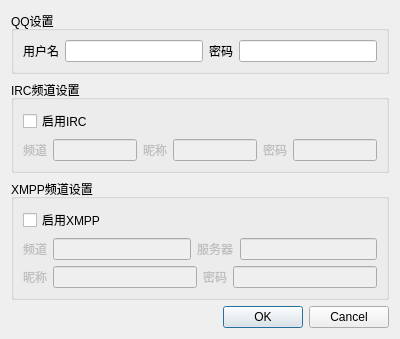
<?xml version="1.0" encoding="UTF-8"?>
<ui version="4.0">
 <class>Dialog</class>
 <widget class="QDialog" name="Dialog">
  <property name="geometry">
   <rect>
    <x>0</x>
    <y>0</y>
    <width>400</width>
    <height>339</height>
   </rect>
  </property>
  <property name="windowTitle">
   <string>Dialog</string>
  </property>
  <layout class="QVBoxLayout" name="verticalLayout">
   <item>
    <widget class="QGroupBox" name="groupBox">
     <property name="title">
      <string>QQ设置</string>
     </property>
     <layout class="QHBoxLayout" name="horizontalLayout">
      <item>
       <widget class="QLabel" name="label">
        <property name="text">
         <string>用户名</string>
        </property>
       </widget>
      </item>
      <item>
       <widget class="QLineEdit" name="qqnum"/>
      </item>
      <item>
       <widget class="QLabel" name="label_2">
        <property name="text">
         <string>密码</string>
        </property>
       </widget>
      </item>
      <item>
       <widget class="QLineEdit" name="qqpwd">
        <property name="echoMode">
         <enum>QLineEdit::Password</enum>
        </property>
       </widget>
      </item>
     </layout>
    </widget>
   </item>
   <item>
    <widget class="QGroupBox" name="groupBox_2">
     <property name="title">
      <string>IRC频道设置</string>
     </property>
     <layout class="QVBoxLayout" name="verticalLayout_2">
      <item>
       <widget class="QCheckBox" name="checkBox">
        <property name="text">
         <string>启用IRC</string>
        </property>
       </widget>
      </item>
      <item>
       <layout class="QHBoxLayout" name="ircbox">
        <item>
         <widget class="QLabel" name="label_3">
          <property name="enabled">
           <bool>false</bool>
          </property>
          <property name="text">
           <string>频道</string>
          </property>
         </widget>
        </item>
        <item>
         <widget class="QLineEdit" name="ircroom">
          <property name="enabled">
           <bool>false</bool>
          </property>
         </widget>
        </item>
        <item>
         <widget class="QLabel" name="label_4">
          <property name="enabled">
           <bool>false</bool>
          </property>
          <property name="text">
           <string>昵称</string>
          </property>
         </widget>
        </item>
        <item>
         <widget class="QLineEdit" name="ircnick">
          <property name="enabled">
           <bool>false</bool>
          </property>
         </widget>
        </item>
        <item>
         <widget class="QLabel" name="label_5">
          <property name="enabled">
           <bool>false</bool>
          </property>
          <property name="text">
           <string>密码</string>
          </property>
         </widget>
        </item>
        <item>
         <widget class="QLineEdit" name="ircpwd">
          <property name="enabled">
           <bool>false</bool>
          </property>
          <property name="echoMode">
           <enum>QLineEdit::Password</enum>
          </property>
         </widget>
        </item>
       </layout>
      </item>
     </layout>
    </widget>
   </item>
   <item>
    <widget class="QGroupBox" name="groupBox_3">
     <property name="title">
      <string>XMPP频道设置</string>
     </property>
     <layout class="QVBoxLayout" name="verticalLayout_3">
      <item>
       <widget class="QCheckBox" name="checkBox_2">
        <property name="text">
         <string>启用XMPP</string>
        </property>
       </widget>
      </item>
      <item>
       <layout class="QHBoxLayout" name="xmppbox1">
        <item>
         <widget class="QLabel" name="label_6">
          <property name="enabled">
           <bool>false</bool>
          </property>
          <property name="text">
           <string>频道</string>
          </property>
         </widget>
        </item>
        <item>
         <widget class="QLineEdit" name="xmpproom">
          <property name="enabled">
           <bool>false</bool>
          </property>
         </widget>
        </item>
        <item>
         <widget class="QLabel" name="label_9">
          <property name="enabled">
           <bool>false</bool>
          </property>
          <property name="text">
           <string>服务器</string>
          </property>
         </widget>
        </item>
        <item>
         <widget class="QLineEdit" name="xmppserver">
          <property name="enabled">
           <bool>false</bool>
          </property>
         </widget>
        </item>
       </layout>
      </item>
      <item>
       <layout class="QHBoxLayout" name="xmppbox2">
        <item>
         <widget class="QLabel" name="label_7">
          <property name="enabled">
           <bool>false</bool>
          </property>
          <property name="text">
           <string>昵称</string>
          </property>
         </widget>
        </item>
        <item>
         <widget class="QLineEdit" name="xmppnick">
          <property name="enabled">
           <bool>false</bool>
          </property>
         </widget>
        </item>
        <item>
         <widget class="QLabel" name="label_8">
          <property name="enabled">
           <bool>false</bool>
          </property>
          <property name="text">
           <string>密码</string>
          </property>
         </widget>
        </item>
        <item>
         <widget class="QLineEdit" name="xmpppwd">
          <property name="enabled">
           <bool>false</bool>
          </property>
          <property name="echoMode">
           <enum>QLineEdit::Password</enum>
          </property>
         </widget>
        </item>
       </layout>
      </item>
     </layout>
    </widget>
   </item>
   <item>
    <widget class="QDialogButtonBox" name="buttonBox">
     <property name="orientation">
      <enum>Qt::Horizontal</enum>
     </property>
     <property name="standardButtons">
      <set>QDialogButtonBox::Cancel|QDialogButtonBox::Ok</set>
     </property>
    </widget>
   </item>
  </layout>
 </widget>
 <resources/>
 <connections>
  <connection>
   <sender>buttonBox</sender>
   <signal>accepted()</signal>
   <receiver>Dialog</receiver>
   <slot>accept()</slot>
   <hints>
    <hint type="sourcelabel">
     <x>248</x>
     <y>254</y>
    </hint>
    <hint type="destinationlabel">
     <x>157</x>
     <y>274</y>
    </hint>
   </hints>
  </connection>
  <connection>
   <sender>buttonBox</sender>
   <signal>rejected()</signal>
   <receiver>Dialog</receiver>
   <slot>reject()</slot>
   <hints>
    <hint type="sourcelabel">
     <x>316</x>
     <y>260</y>
    </hint>
    <hint type="destinationlabel">
     <x>286</x>
     <y>274</y>
    </hint>
   </hints>
  </connection>
 </connections>
</ui>
